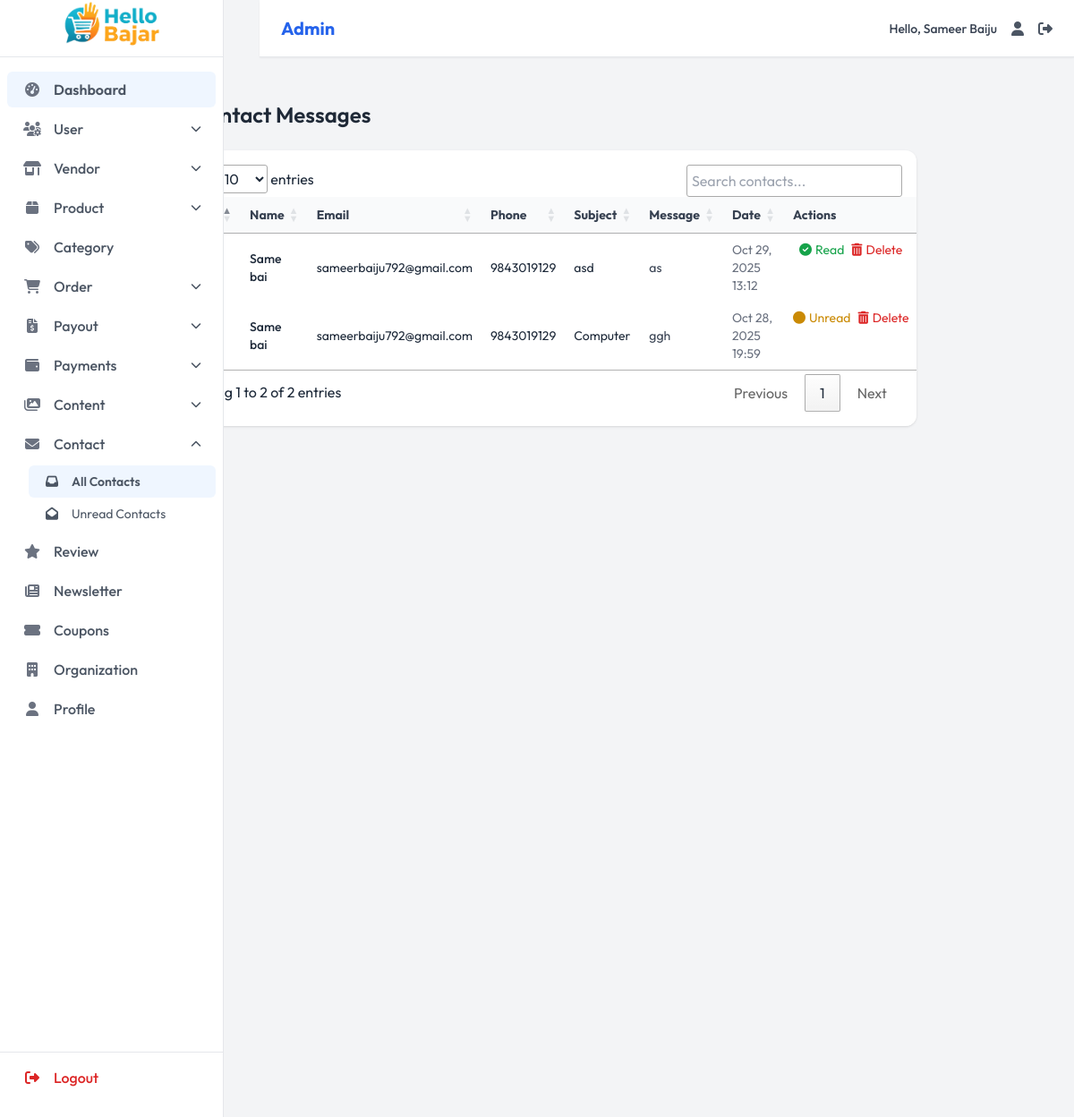
The app's page /admin-dashboard/contacts/ (signed in) with its own data.
### dashboard/models.py (models this page shows, shortened)
class Organization(models.Model):
    name = models.CharField(max_length=200, default="My Store")
    logo = models.ImageField(upload_to='org/', blank=True, null=True)
    email = models.EmailField()
    phone = models.CharField(max_length=15)
    phone_secondary = models.CharField(max_length=15, blank=True)
    address = models.TextField()
    facebook = models.URLField(blank=True)
    instagram = models.URLField(blank=True)
    twitter = models.URLField(blank=True)
    youtube = models.URLField(blank=True)
    tiktok = models.URLField(blank=True)
    class Meta:
        verbose_name = 'Organization Info'
        verbose_name_plural = 'Organization Info'

class Contact(models.Model):
    name = models.CharField(max_length=100)
    email = models.EmailField()
    phone = models.CharField(max_length=15, blank=True)
    subject = models.CharField(max_length=200, blank=True)
    message = models.TextField()
    is_read = models.BooleanField(default=False)
    replied = models.BooleanField(default=False)
    created_at = models.DateTimeField(auto_now_add=True)
    class Meta:
        ordering = ['-created_at']

### dashboard/views.py (the view)
    @login_required
    def wrapper(request, *args, **kwargs):
        if not hasattr(request.user, 'role') or not request.user.role.is_admin():
            return redirect('home')
        return view_func(request, *args, **kwargs)

### dashboard/models.py (called while the page is built)
    def is_admin(self):
        return self.role == 'admin'

### dashboard/views.py (called while the page is built)
def admin_required(view_func):
    @login_required
    def wrapper(request, *args, **kwargs):
        if not hasattr(request.user, 'role') or not request.user.role.is_admin():
            return redirect('home')
        return view_func(request, *args, **kwargs)
    return wrapper

@admin_required
def admin_contacts_list(request):
    search = request.GET.get('search', '')
    contacts = Contact.objects.all().order_by('-created_at')
    return render(request, 'dashboard/pages/contact/contact_list.html', {'contacts': contacts})

### templates/dashboard/pages/contact/contact_list.html (shortened to what this page needs)
{% extends 'dashboard/components/base.html' %}
{% load static %}
{% block content %}
<div class="p-6 bg-gray-100 min-h-screen">
  <div class="flex justify-between items-center mb-6">
    <h1 class="text-2xl font-semibold text-gray-800 flex items-center gap-2">
       Contact Messages
    </h1>
  </div>
  <div class="bg-white rounded-xl shadow overflow-x-auto p-4">
    <table id="contactTable" class="w-full text-sm table-auto">
      <thead class="bg-gray-50 text-gray-700">
        <tr>
          <th class="px-4 py-2 text-center">Read</th>
          <th class="px-4 py-2 text-left">Name</th>
          <th class="px-4 py-2 text-left">Email</th>
          <th class="px-4 py-2 text-left">Phone</th>
          <th class="px-4 py-2 text-left">Subject</th>
          <th class="px-4 py-2 text-left">Message</th>
          <th class="px-4 py-2 text-left">Date</th>
          <th class="px-4 py-2 text-center">Actions</th>
        </tr>
      </thead>
      <tbody>
        {% for contact in contacts %}
        <tr class="border-b hover:bg-gray-50">
          <td class="px-4 py-2 text-center">
          </td>
          <td class="px-4 py-2 font-medium">{{ contact.name }}</td>
          <td class="px-4 py-2">{{ contact.email }}</td>
          <td class="px-4 py-2">{{ contact.phone|default:"-" }}</td>
          <td class="px-4 py-2">{{ contact.subject|default:"-" }}</td>
          <td class="px-4 py-2 text-gray-700 max-w-xs truncate">{{ contact.message|truncatechars:60 }}</td>
          <td class="px-4 py-2 text-gray-500 text-sm">{{ contact.created_at|date:"M d, Y H:i" }}</td>
          <td class="px-4 py-2 text-center flex justify-center gap-2">
            {% if not contact.is_read %}
            <a href="{% url 'admin_read_contacts' %}?id={{ contact.id }}&is_read=True"
               class="flex items-center gap-1 text-green-600 hover:text-green-800 transition"
               title="Mark as Read"
               onclick="return confirm('Mark this message as read?');">
              <i class="fas fa-check-circle"></i> Read
            </a>
            {% else %}
            <a href="{% url 'admin_read_contacts' %}?id={{ contact.id }}&is_read=False"
               class="flex items-center gap-1 text-yellow-600 hover:text-yellow-800 transition"
               title="Mark as Unread"
               onclick="return confirm('Mark this message as unread?');">
              <i class="fas fa-circle"></i> Unread
            </a>
            {% endif %}
            <a href="{% url 'admin_contact_delete' contact.id %}"
               class="flex items-center gap-1 text-red-600 hover:text-red-800 transition"
               title="Delete"
               onclick="return confirm('Are you sure you want to delete this message?');">
              <i class="fas fa-trash-alt"></i> Delete
            </a>
          </td>
        </tr>
        {% empty %}
        <tr>
          <td colspan="8" class="text-center py-4 text-gray-500">No contact messages found.</td>
        </tr>
        {% endfor %}
      </tbody>
    </table>
  </div>
</div>
{% endblock %}

### templates/dashboard/components/navbar.html (shortened to what this page needs)
<nav class="navbar bg-white border-b border-gray-200 fixed top-0 md:left-[290px] left-0 right-0 z-40 flex items-center justify-between px-6 py-3 shadow-sm">
  <div class="flex items-center">
   <span class="text-xl font-bold text-blue-600">
    {% if request.user.role.role == 'admin' %}
        Admin
    {% else %}
        Vendor
    {% endif %}
</span>
  </div>
  <div class="flex items-center space-x-4">
    <span class="text-sm font-medium text-gray-700">Hello, {{user.first_name}} {{user.last_name}}</span>
    <a href="" class="hover:text-blue-600 transition-colors duration-200" title="Profile" aria-label="Profile">
      <i class="fas fa-user text-gray-600"></i>
    </a>
    <a href="{% url 'logout'%}" class="hover:text-blue-600 transition-colors duration-200" title="Logout" aria-label="Logout">
      <i class="fas fa-sign-out-alt text-gray-600"></i>
    </a>
  </div>
</nav>

### templates/dashboard/components/sidebar.html (shortened to what this page needs)
<aside
  id="sidebar"
  class="bg-white border-r border-gray-200 w-[250px] fixed inset-y-0 left-0 transform transition-transform duration-300 md:translate-x-0 -translate-x-full z-30 flex flex-col pb-6"
  aria-label="Main navigation"
>
  <div class="px-0 py-0 h-16 flex items-center border-b border-gray-200">
    <a href="{% if request.user.role.role == 'admin' %}{% url 'admin_dashboard' %}{% else %}{% url 'vendor_dashboard' %}{% endif %}"
       class="flex items-center justify-center w-full h-full"
       aria-label="Hello Bazar Dashboard">
      <img src="{{organization.logo.url}}" alt="Hello Bazar Logo" class="h-full w-full object-contain">
    </a>
  </div>
  {% if request.user.role.role == 'admin' %}
  <nav class="flex-grow overflow-y-auto py-4 text-md" aria-label="Sidebar navigation">
    <ul class="space-y-1 px-2">
      <li>
        <a href="{% url 'admin_dashboard' %}" class="sidebar-link flex items-center px-4 py-2 rounded-md text-gray-600 font-medium hover:bg-gray-100 transition-all duration-200">
          <i class="fas fa-tachometer-alt w-6 text-center text-gray-500 mr-3"></i>
          <span>Dashboard</span>
        </a>
      </li>
      <li>
        <button class="sidebar-dropdown-toggle flex items-center w-full px-4 py-2 rounded-md text-gray-600 font-medium hover:bg-gray-100 transition-all duration-200">
          <i class="fas fa-users-cog w-6 text-center text-gray-500 mr-3"></i>
          <span>User</span>
          <i class="dropdown-icon fas fa-chevron-down text-xs ml-auto transition-transform duration-200"></i>
        </button>
      </li>
      <li>
        <button class="sidebar-dropdown-toggle flex items-center w-full px-4 py-2 rounded-md text-gray-600 font-medium hover:bg-gray-100 transition-all duration-200">
          <i class="fas fa-store-alt w-6 text-center text-gray-500 mr-3"></i>
          <span>Vendor</span>
          <i class="dropdown-icon fas fa-chevron-down text-xs ml-auto transition-transform duration-200"></i>
        </button>
      </li>
      <li>
        <button class="sidebar-dropdown-toggle flex items-center w-full px-4 py-2 rounded-md text-gray-600 font-medium hover:bg-gray-100 transition-all duration-200">
          <i class="fas fa-box w-6 text-center text-gray-500 mr-3"></i>
          <span>Product</span>
          <i class="dropdown-icon fas fa-chevron-down text-xs ml-auto transition-transform duration-200"></i>
        </button>
      </li>
      <li>
        <a href="{% url 'admin_categories_list' %}" class="sidebar-link flex items-center px-4 py-2 rounded-md text-gray-600 font-medium hover:bg-gray-100 transition-all duration-200">
          <i class="fas fa-tags w-6 text-center text-gray-500 mr-3"></i>
          <span>Category</span>
        </a>
      </li>
      <li>
        <button class="sidebar-dropdown-toggle flex items-center w-full px-4 py-2 rounded-md text-gray-600 font-medium hover:bg-gray-100 transition-all duration-200">
          <i class="fas fa-shopping-cart w-6 text-center text-gray-500 mr-3"></i>
          <span>Order</span>
          <i class="dropdown-icon fas fa-chevron-down text-xs ml-auto transition-transform duration-200"></i>
        </button>
      </li>
      <li>
        <button class="sidebar-dropdown-toggle flex items-center w-full px-4 py-2 rounded-md text-gray-600 font-medium hover:bg-gray-100 transition-all duration-200">
          <i class="fas fa-file-invoice-dollar w-6 text-center text-gray-500 mr-3"></i>
          <span>Payout</span>
          <i class="dropdown-icon fas fa-chevron-down text-xs ml-auto transition-transform duration-200"></i>
        </button>
      </li>
  <li>
    <button class="sidebar-dropdown-toggle flex items-center w-full px-4 py-2 rounded-md text-gray-600 font-medium hover:bg-gray-100 transition-all duration-200">
      <i class="fas fa-wallet w-6 text-center text-gray-500 mr-3"></i>
      <span>Payments</span>
      <i class="dropdown-icon fas fa-chevron-down text-xs ml-auto transition-transform duration-200"></i>
    </button>
  </li>
      <li>
        <button class="sidebar-dropdown-toggle flex items-center w-full px-4 py-2 rounded-md text-gray-600 font-medium hover:bg-gray-100 transition-all duration-200">
          <i class="fas fa-images w-6 text-center text-gray-500 mr-3"></i>
          <span>Content</span>
          <i class="dropdown-icon fas fa-chevron-down text-xs ml-auto transition-transform duration-200"></i>
        </button>
      </li>
      <li>
        <button class="sidebar-dropdown-toggle flex items-center w-full px-4 py-2 rounded-md text-gray-600 font-medium hover:bg-gray-100 transition-all duration-200">
          <i class="fas fa-envelope w-6 text-center text-gray-500 mr-3"></i>
          <span>Contact</span>
          <i class="dropdown-icon fas fa-chevron-down text-xs ml-auto transition-transform duration-200"></i>
        </button>
        <ul class="sidebar-submenu hidden pl-6 mt-1">
          <li>
            <a href="{% url 'admin_contacts_list' %}" class="sublink flex items-center px-4 py-2 rounded-md text-gray-600 font-normal text-sm hover:bg-gray-100 transition-all duration-200">
              <i class="fas fa-inbox w-5 text-center mr-3"></i>
              All Contacts
            </a>
          </li>
          <li>
            <a href="{% url 'admin_contact_unread'%}" class="sublink flex items-center px-4 py-2 rounded-md text-gray-600 font-normal text-sm hover:bg-gray-100 transition-all duration-200">
              <i class="fas fa-envelope-open w-5 text-center mr-3"></i>
              Unread Contacts
            </a>
          </li>
        </ul>
      </li>
      <li>
        <a href="{% url 'admin_reviews_list' %}" class="sidebar-link flex items-center px-4 py-2 rounded-md text-gray-600 font-medium hover:bg-gray-100 transition-all duration-200">
          <i class="fas fa-star w-6 text-center text-gray-500 mr-3"></i>
          <span>Review</span>
        </a>
      </li>
      <li>
        <a href="{% url 'admin_newsletter_list' %}" class="sidebar-link flex items-center px-4 py-2 rounded-md text-gray-600 font-medium hover:bg-gray-100 transition-all duration-200">
          <i class="fas fa-newspaper w-6 text-center text-gray-500 mr-3"></i>
          <span>Newsletter</span>
        </a>
      </li>
      <li>
        <a href="{% url 'admin_coupons_list' %}" class="sidebar-link flex items-center px-4 py-2 rounded-md text-gray-600 font-medium hover:bg-gray-100 transition-all duration-200">
          <i class="fas fa-ticket-alt w-6 text-center text-gray-500 mr-3"></i>
          <span>Coupons</span>
        </a>
      </li>
      <li>
        <a href="{% url 'admin_organization_view' %}" class="sidebar-link flex items-center px-4 py-2 rounded-md text-gray-600 font-medium hover:bg-gray-100 transition-all duration-200">
          <i class="fas fa-building w-6 text-center text-gray-500 mr-3"></i>
          <span>Organization</span>
        </a>
      </li>
       <li>
        <a href="{% url 'admin_profile' %}" class="sidebar-link flex items-center px-4 py-2 rounded-md text-gray-600 font-medium hover:bg-gray-100 transition-all duration-200">
          <i class="fas fa-user w-6 text-center text-gray-500 mr-3"></i>
          <span>Profile</span>
        </a>
      </li>
    </ul>
  </nav>
  {% endif %}
  <div class="border-t border-gray-200 pt-2 px-2">
    <ul class="space-y-1">
      <li>
        <a href="{% url 'logout' %}" class="flex items-center px-4 py-2 rounded-md text-red-600 font-medium hover:bg-red-50 transition-all duration-200">
          <i class="fas fa-sign-out-alt w-6 text-center mr-3"></i>
          Logout
        </a>
      </li>
    </ul>
  </div>
</aside>

### templates/dashboard/components/base.html (style rules this page uses)
:root { --primary: #3b82f6; --primary-dark: #456fff; --primary-light: #60a5fa; --secondary: #4b5563; --success: #10b981; --warning: #f59e0b; --danger: #ef4444; --info: #06b6d4; --light: #f3f4f6; --dark: #1f2937; --white: #ffffff; --new-black-light: #344054; --new-black-light-opa: #3440543e; --new-black-dark: #1d2939; --new-blue: #456fff; --spacing-xs: 0.25rem; --spacing-sm: 0.5rem; --spacing-md: 1rem; --spacing-lg: 1.5rem; --spacing-xl: 2rem; --font-family-sans: "Outfit", "Inter", "Segoe UI", "Roboto", "Helvetica Neue", "Open Sans", sans-serif; --text-xs: 0.75rem; --text-sm: 0.875rem; --text-base: 1rem; --text-lg: 1.125rem; --text-xl: 1.25rem; --text-2xl: 1.5rem; --radius-md: 0.375rem; --radius-lg: 0.5rem; }
* { box-sizing: border-box; margin: 0; padding: 0; }
body { font-family: var(--font-family-sans); background-color: var(--light); color: var(--new-black-dark); line-height: 1.5; overflow-x: hidden; height: 100vh; transition: background-color 0.3s, color 0.3s; }
.navbar { background-color: var(--white); padding: var(--spacing-sm) var(--spacing-md); border-bottom: 1px solid var(--light); position: fixed; top: 0; left: 0; right: 0; z-index: 50; display: flex; justify-content: space-between; align-items: center; box-shadow: 0 1px 3px rgba(0, 0, 0, 0.1); height: 4rem; }

### records on screen
Organization: logo (picture)
Contact: name "Same bai", email "sameerbaiju792@gmail.com", phone "9843019129", subject "asd", message "as", created_at "Oct 29, 2025 13:12"
Contact: name "Same bai", email "sameerbaiju792@gmail.com", phone "9843019129", subject "Computer", message "ggh", created_at "Oct 28, 2025 19:59"

### other values on screen
{{ user.first_name }} "Sameer"
{{ user.last_name }} "Baiju"
